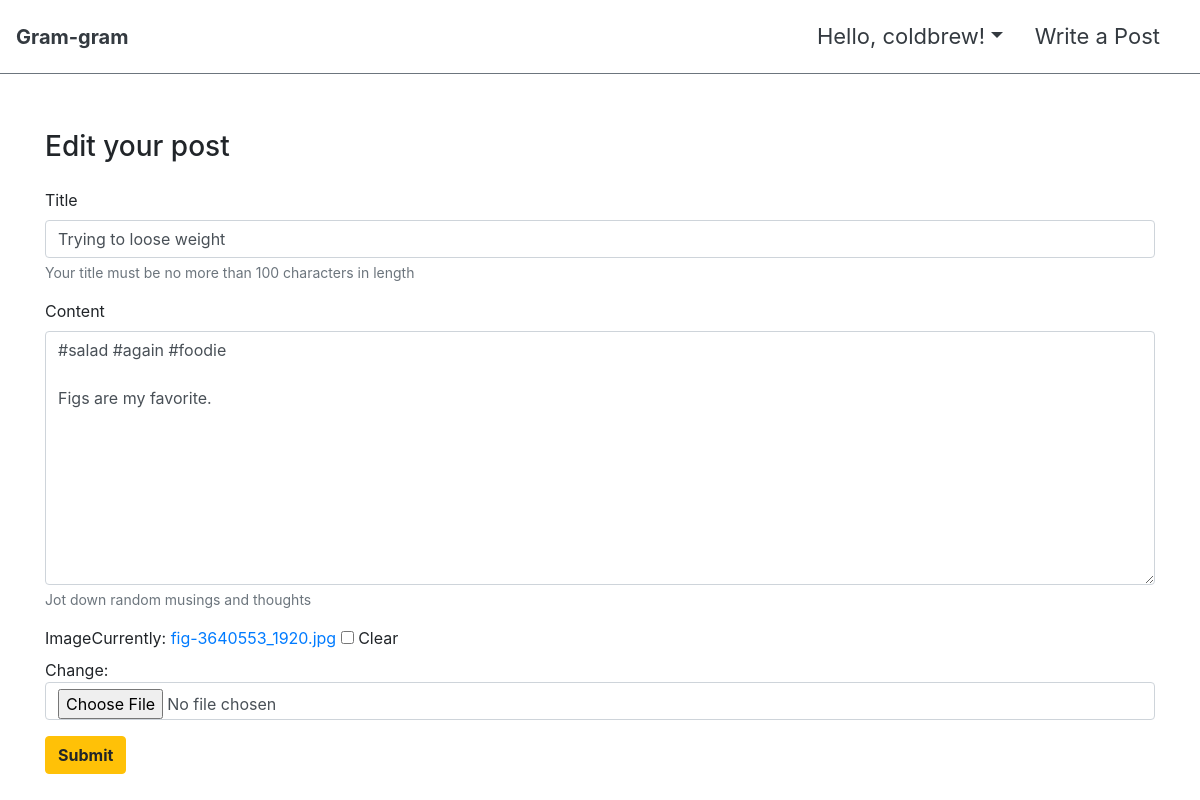
Page /articles/5/update/ (signed in) on the committed database.
### accounts/models.py (models this page shows)
class User(AbstractUser):
    followers = models.ManyToManyField(settings.AUTH_USER_MODEL, related_name='followings')

### articles/models.py (models this page shows, shortened)
class Article(models.Model):
    title = models.CharField(max_length=100)
    content = models.TextField()
    image = models.ImageField(blank=True)
    image_thumbnail = ImageSpecField(source='image',
                                      processors=[ResizeToFit(700, 700)],
                                      format='JPEG',
                                      options={'quality': 60})
    created_at = models.DateTimeField(auto_now_add=True)
    updated_at = models.DateTimeField(auto_now=True)
    user = models.ForeignKey(settings.AUTH_USER_MODEL, on_delete=models.CASCADE)
    liked_users = models.ManyToManyField(settings.AUTH_USER_MODEL, related_name='liked_articles')
    tags = models.ManyToManyField('Hashtag', blank=True)
    class Meta:
        ordering = ['-created_at']

### articles/views.py (the view)
# urls.py: path('update/', views.update, name='update'),
@login_required
def update(request, pk):
    article = get_object_or_404(Article, id=pk)
    if request.user == article.user:
        if request.method == "POST":
            form = ArticleForm(request.POST, request.FILES, instance=article)
            if form.is_valid():
                article = form.save(commit=False)
                article.user = request.user
                article.save()
                return redirect('articles:index')
        else:
            form = ArticleForm(instance=article)
        context = {
            'form': form,
            'article': article,
        }
        return render (request, 'articles/form.html', context)
    else:
        messages.warning(request, "Editting other people's post is not allowed")
        return redirect('articles:index')

### articles/forms.py
class ArticleForm(forms.ModelForm):
    title = forms.CharField(
        max_length=100,
        label='Title',
        help_text='Your title must be no more than 100 characters in length',
        widget=forms.TextInput(
            attrs={
                'class':'my_input',
                'placeholder': "What's on your mind?"
            }
        )
    )
    content = forms.CharField(
        label='Content',
        help_text='Jot down random musings and thoughts',
        widget=forms.Textarea(
            attrs={
                'row':5,
                'col':50,
                'placeholder': "You can add tags by putting pound sign (#) infront of it!"
            }
        )
    )
    class Meta:
        model = Article
        exclude = ['created_at', 'updated_at', 'user', 'liked_users','tags',]

### articles/templates/articles/form.html (shortened to what this page needs)
{% extends 'base.html' %}
{% load bootstrap4 %}
{% block content %}
<div class="pb-3">
{% if request.resolver_match.url_name == 'create'%}
    <h3>Write a post</h3>
{% else %}
    <h3>Edit your post</h3>
{% endif %}
</div>
  <form action="" method="POST" enctype="multipart/form-data">
    {% bootstrap_form form%}
    <button class="btn btn-warning"><strong>Submit</strong></button>
  </form>
{% endblock %}

### templates/_nav.html (shortened to what this page needs)
<nav class="navbar navbar-expand-md navbar-light bg-white border border-left-0 border-right-0 border-top-0 border-secondary fixed-top py-1 mb-5" >
  <a class="navbar-brand" href="{% url 'root' %}"><strong class="text-dark">Gram-gram</strong></a>
  <div class="collapse navbar-collapse " id="navbarTogglerDemo03">
    <ul class="navbar-nav ml-auto mt-2 mt-md-0 p-2">
     {% if user.is_authenticated %}
      <li class="nav-item dropdown mx-2">
        <a class="nav-link dropdown-toggle text-dark" href="#" id="navbarDropdownMenuLink" data-toggle="dropdown" aria-haspopup="true" aria-expanded="false" style='font-size:22px;'>Hello, {{user.username}}!</a>
      </li>
       <li class="nav-item mx-2">
        <a class="nav-link text-dark" href="{% url 'articles:create' %}" style='font-size:22px;'>Write a Post </a>
      </li>
      {% endif %}
    </ul>
    </div>
</nav>
<div style="height: 130px;"></div>

### rows in the picture
User: username "coldbrew"
Article: title "Trying to loose weight", content "#salad #again #foodie Figs are my favorite."
